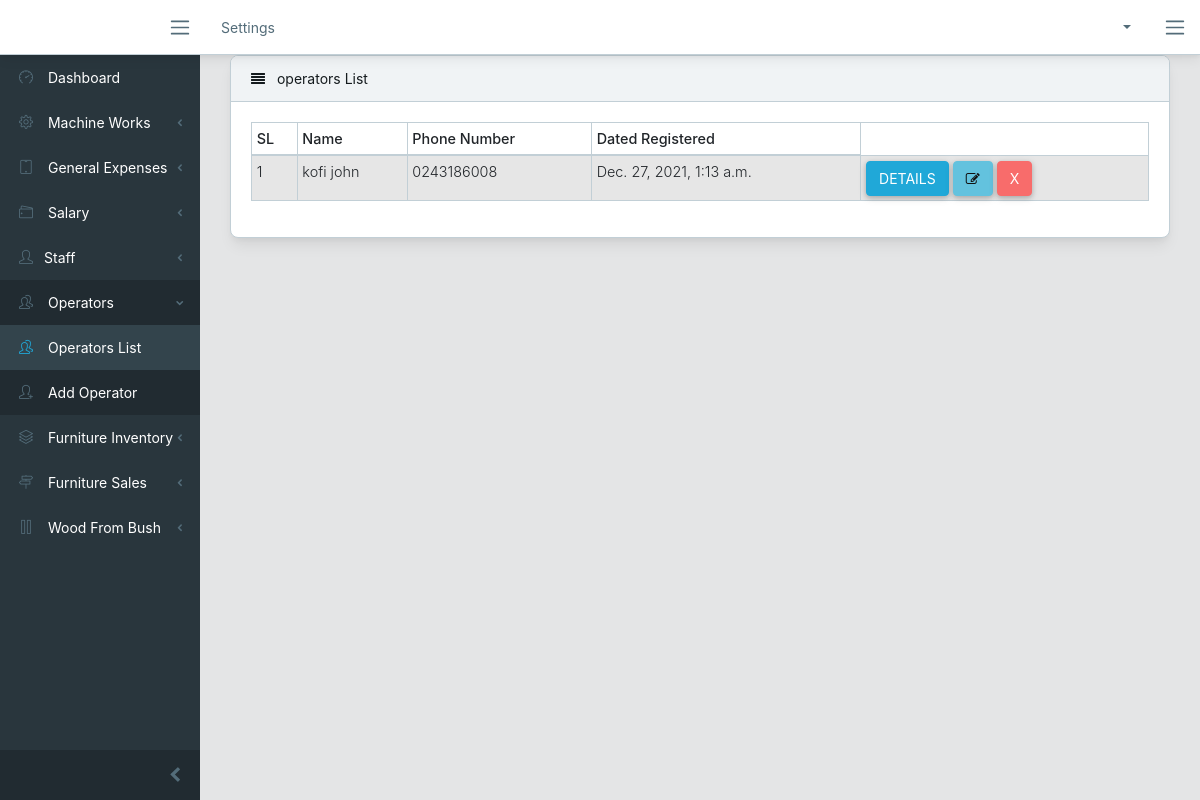
The app's page /operator/list/ (signed in) with its own data.
### services/models.py (models this page shows, shortened)
class Operator(models.Model):
    first_name = models.CharField(max_length=50)
    last_name = models.CharField(max_length=50)
    hometown = models.CharField(max_length=50)
    phone_number= models.CharField(max_length=10)
    date_created = models.DateTimeField(auto_now_add= True)
    class Meta:
        ordering = ("-first_name",)

### services/views.py (the view)
# urls.py: path('operator/list/', views.operator_list, name="operator_list"),
@login_required
def operator_list (request):
    operator_list = Operator.objects.all()
    paginator = Paginator(operator_list, 20)
    page = request.GET.get('page')
    paged_operator = paginator.get_page(page)
    context = {
        "operator_list": paged_operator
    }
    return render(request, "lists/operator_list.html", context)

### templates/lists/operator_list.html
{% extends 'base.html' %}
{% load static %}
{% block content %}
<div class="row">
    <div class="col-lg-12">
        <div class="card">
            <div class="card-header">
                <i class="fa fa-align-justify"></i> operators List</div>
            <div class="card-body">
                <table class="table table-responsive-sm table-bordered table-striped table-sm">
                    <thead>
                        <tr>
                            <th>SL</th>
                            <th>Name</th>
                            <th>Phone Number</th>
                            <th>Dated Registered</th>
                        </tr>
                    </thead>
                    <tbody>
                           {% for operator in operator_list %}
                                <tr>
                                    <td>{{ forloop.counter }}</td>
                                    <td>{{ operator.first_name}} {{operator.last_name }}</td>
                                    <td>{{ operator.phone_number }}</td>
                                    <td>{{ operator.date_created}}</td>
                                    <td>
                                        <a href="#">
                                            <button type="button" class="btn btn-primary">Details</button>
                                        </a>
                                        <a href="#">
                                            <button type="button" class="btn btn-info"><i class="fa fa-edit"></i></button>
                                        </a>
                                        <a href="#">
                                            <button type="button" class="btn btn-danger">X</button>
                                        </a>
                                    </td>
                                </tr>
                            {% endfor %}
                    </tbody>
                </table>
            </div>
        </div>
    </div>
</div>
{% endblock %}

### static/css/main.css (style rules this page uses)
body { font-family: Varela Round; background: #f1f1f1; }
a { text-decoration: none; }

### records on screen
Operator: first_name "kofi", last_name "john", phone_number "0243186008", date_created "Dec. 27, 2021, 1:13 a.m."
